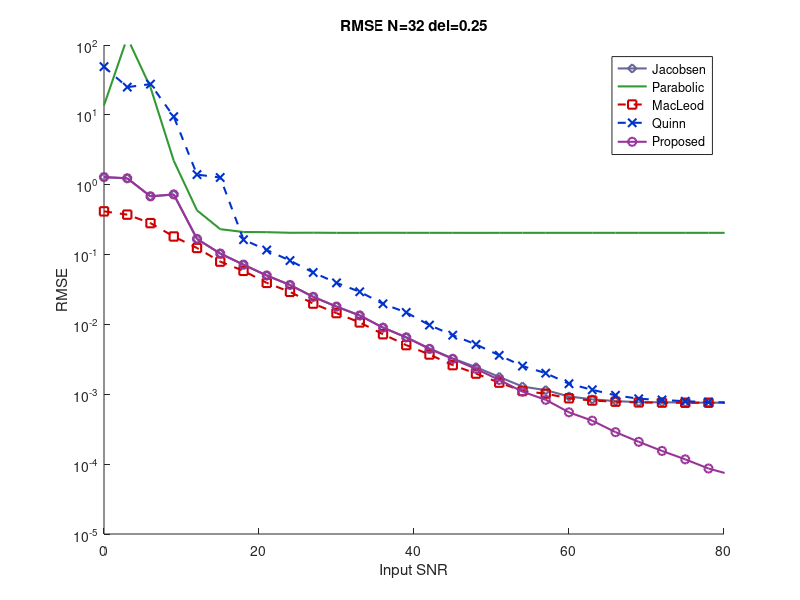

The MATLAB source for this figure:
clear; clc;

N = 32; %N Point DFT
n = 0:1:N-1; 
xn = 1*(exp(1i*(pi*0.65)*n)); %Signal x[n]
signalPower = sum(abs(xn.^2)); %Signal Power of x[n]

SNR = zeros(1,80); %Vector to store SNR values

%Initialsing vectors to store RMSE values for different Estimators
RMSEJacobsen = zeros(1,80);
RMSECandan = zeros(1,80);
RMSEParabolic = zeros(1,80);
RMSEQuinn = zeros(1,80);
RMSEMacleod = zeros(1,80);


d = 0.25; %Given delta = 0.25
I = 1; %Variable to iterate the RMSE and SNR array
T = 1000;

%Calculating noise power for varying SNR
for SN=0:3:81 %Varying SNR
  Ps = signalPower; %Fixing the signal power
  biasjsum = 0;
  biascsum = 0;
  biaspsum = 0;
  biasqsum = 0;
  biasmsum = 0;
  
  for int=0:T %Running trials (1000 times) by varying phase for signals 
    Pn = Ps*(10^(-SN/10)); %Calculating power of noise from SNR and Power of Signal
    nzv=sqrt(Pn)*randn(1,N); %Generating a noise signal 
    
    %Get kpeak of the signal = xn + noise
    sig = xn+nzv; %Adding noise to the input signal
    DFT = fft(sig,N);
    [Max,kp] = max(abs(DFT)); %DFT of Noisy Signal
    
    w = 2*pi*(kp+d)/N; %Generating a new signal with frequency such that delta = 0.25
    r = 1*(exp(1i*w*n)); %Adding phase to get different signals for each trial
    rn = r + nzv; %r[n] = Ae + w[n]
  
    R = fft(rn,N);
    
    Rkp = R(mod(kp,N)+1);
    RkpM = R(kp);
    RkpP = R(mod(kp+1,N)+1);
  
    %We add one to the index obtained from max(), because MATLAB has
    %1-based indexing but DFT has 0-based indexing
    
    %Estimating delta by using different estimators formula
    
    deltaJacobsen = real((RkpM-RkpP)/(2*Rkp-RkpM-RkpP));
    
    biasCorrectionfactor = (tan(pi/N)*N/pi);
    deltaCandan = biasCorrectionfactor*real((RkpM-RkpP)/(2*Rkp-RkpM-RkpP));
    
    deltaParabolic = ((abs(RkpP)-abs(RkpM))/(4*abs(Rkp)- 2*abs(RkpM) - 2*abs(RkpP)));  
    
    dMac = real(RkpM*conj(Rkp)-RkpP*conj(Rkp))/real(2*abs(Rkp).^2 + RkpM*conj(Rkp) + RkpP*conj(Rkp));
    deltaMacleod = (sqrt(1+8*dMac^2)-1)/(4*dMac);
    
    %Quinn:
    a1 = real(RkpM/Rkp);
    a2 = real(RkpP/Rkp);
    dq1 = a1/(1-a1);
    dq2 = a2/(1-a2);
    if dq1>0 && dq2>0
        dQuinn = dq2;
    else
        dQuinn = dq1;
    end
    
    
    biasjsum = biasjsum + abs(deltaJacobsen-d)^2;
    biascsum = biascsum + abs(deltaCandan-d)^2;
    biaspsum = biaspsum + abs(deltaParabolic-d)^2;
    biasmsum = biasmsum + abs(deltaMacleod-d)^2;
    biasqsum = biasqsum + abs(dQuinn-d)^2;
  end
  RMSEJacobsen(I) = sqrt(biasjsum/T);
  RMSECandan(I) = sqrt(biascsum/T);
  RMSEMacleod(I) = sqrt(biasmsum/T);
  RMSEQuinn(I) = sqrt(biasqsum/T);
  RMSEParabolic(I) = sqrt(biaspsum/T);

  SNR(I) = SN;
  I = I+1;
  
end				

hold on;

plot(SNR, RMSEJacobsen, '-d','color','#666699','LineWidth',1.5);
plot(SNR, RMSEParabolic,'color','#339933','LineWidth',1.5);
plot(SNR, RMSEMacleod , '--s','color','#cc0000','LineWidth',1.5);
plot(SNR, RMSEQuinn , '--x','color','#0033cc','LineWidth',1.5);
plot(SNR, RMSECandan, '-o','color','#993399','LineWidth',1.5);

set(gca, 'YScale', 'log')
ylim([0.00001 100]);
xlim([0 80]);
xlabel('Input SNR');
ylabel('RMSE');
title('RMSE N=32 del=0.25');
legend('Jacobsen','Parabolic','MacLeod','Quinn','Proposed');
